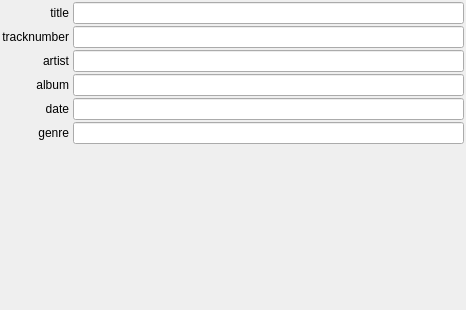
                   <widget class="QWidget" name="metadata_entries_frame">
                    <property name="geometry">
                     <rect>
                      <x>0</x>
                      <y>0</y>
                      <width>466</width>
                      <height>310</height>
                     </rect>
                    </property>
                    <property name="styleSheet">
                     <string notr="true"/>
                    </property>
                    <layout class="QGridLayout" name="gridLayout_16">
                     <property name="leftMargin">
                      <number>2</number>
                     </property>
                     <property name="topMargin">
                      <number>2</number>
                     </property>
                     <property name="rightMargin">
                      <number>2</number>
                     </property>
                     <property name="bottomMargin">
                      <number>2</number>
                     </property>
                     <property name="horizontalSpacing">
                      <number>4</number>
                     </property>
                     <property name="verticalSpacing">
                      <number>2</number>
                     </property>
                     <item row="2" column="0">
                      <widget class="QLabel" name="artist_label">
                       <property name="text">
                        <string>artist</string>
                       </property>
                       <property name="alignment">
                        <set>Qt::AlignRight|Qt::AlignTrailing|Qt::AlignVCenter</set>
                       </property>
                       <property name="wordWrap">
                        <bool>false</bool>
                       </property>
                       <property name="indent">
                        <number>0</number>
                       </property>
                      </widget>
                     </item>
                     <item row="3" column="1">
                      <widget class="QLineEdit" name="album_entry"/>
                     </item>
                     <item row="3" column="0">
                      <widget class="QLabel" name="album_label">
                       <property name="text">
                        <string>album</string>
                       </property>
                       <property name="alignment">
                        <set>Qt::AlignRight|Qt::AlignTrailing|Qt::AlignVCenter</set>
                       </property>
                       <property name="indent">
                        <number>0</number>
                       </property>
                      </widget>
                     </item>
                     <item row="6" column="0" colspan="2">
                      <spacer name="verticalSpacer">
                       <property name="orientation">
                        <enum>Qt::Vertical</enum>
                       </property>
                       <property name="sizeType">
                        <enum>QSizePolicy::MinimumExpanding</enum>
                       </property>
                       <property name="sizeHint" stdset="0">
                        <size>
                         <width>0</width>
                         <height>0</height>
                        </size>
                       </property>
                      </spacer>
                     </item>
                     <item row="5" column="0">
                      <widget class="QLabel" name="genre_label">
                       <property name="text">
                        <string>genre</string>
                       </property>
                       <property name="alignment">
                        <set>Qt::AlignRight|Qt::AlignTrailing|Qt::AlignVCenter</set>
                       </property>
                       <property name="indent">
                        <number>0</number>
                       </property>
                      </widget>
                     </item>
                     <item row="4" column="0">
                      <widget class="QLabel" name="date_label">
                       <property name="text">
                        <string>date</string>
                       </property>
                       <property name="alignment">
                        <set>Qt::AlignRight|Qt::AlignTrailing|Qt::AlignVCenter</set>
                       </property>
                       <property name="indent">
                        <number>0</number>
                       </property>
                      </widget>
                     </item>
                     <item row="1" column="1">
                      <widget class="QLineEdit" name="tracknumber_entry"/>
                     </item>
                     <item row="5" column="1">
                      <widget class="QLineEdit" name="genre_entry"/>
                     </item>
                     <item row="4" column="1">
                      <widget class="QLineEdit" name="date_entry"/>
                     </item>
                     <item row="2" column="1">
                      <widget class="QLineEdit" name="artist_entry"/>
                     </item>
                     <item row="1" column="0">
                      <widget class="QLabel" name="tracknumber_label">
                       <property name="text">
                        <string>tracknumber</string>
                       </property>
                       <property name="textFormat">
                        <enum>Qt::AutoText</enum>
                       </property>
                       <property name="alignment">
                        <set>Qt::AlignRight|Qt::AlignTrailing|Qt::AlignVCenter</set>
                       </property>
                      </widget>
                     </item>
                     <item row="0" column="0">
                      <widget class="QLabel" name="title_label">
                       <property name="text">
                        <string>title</string>
                       </property>
                       <property name="alignment">
                        <set>Qt::AlignRight|Qt::AlignTrailing|Qt::AlignVCenter</set>
                       </property>
                       <property name="margin">
                        <number>-1</number>
                       </property>
                       <property name="indent">
                        <number>0</number>
                       </property>
                      </widget>
                     </item>
                     <item row="0" column="1">
                      <widget class="QLineEdit" name="title_entry"/>
                     </item>
                    </layout>
                   </widget>
